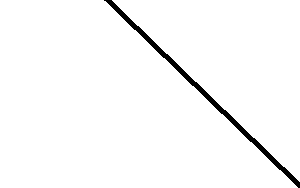
#> input picture Homework4/Lines/2.png, 300 x 188 px, found by its file name; its folder holds only this picture in this run
$ python hw_4.py
#> lines starting #> are read from the running program, lines starting #| are printed output that depends on the picture; after the words box and inside, x2 and y2 are one past the last pixel; in counts of white or black regions, pixels touching at a corner belong together
import _pickle as pickle
import numpy as np
import visdom
import matplotlib.pyplot as plt
import cv2
import os
import sys
from math import sqrt, radians, sin, cos


def non_maximum_supression(image, n, d): # n - для размера окошка, d - минимальная длина линии
    h, w = image.shape
    max_arr = np.zeros((h+n*2, w+n*2))
    max_arr[n:h+n, n:w+n] = image

    for i in range(n, h+n):
        for j in range(n, w+n):
            max_r = max(np.max(max_arr[i - n:i + 1, j - n:j]), np.max(max_arr[i - n:i, j:j + n + 1]))
            max_l = max(np.max(max_arr[i:i + n + 1, j+1:j+n+1]), np.max(max_arr[i + 1:i + n + 1, j-n:j + 1]))
            if max_r > max_arr[i, j] or max_l > max_arr[i, j]:
                max_arr[i, j] = 0
    for i in range(n, h + n):
        for j in range(n, w + n):
            if max_arr[i, j] < d:
                max_arr[i, j] = 0
    return max_arr[n:h+n,n:w+n]


train_data = os.listdir('D:/CV_HW/Lines')
for i in range(0, len(train_data)):
    img = cv2.imread('D:/CV_HW/Lines/' + train_data[i])
#> img is the input picture: shape (188, 300, 3); 97.7% white; 1 black region, box (x1, y1, x2, y2) and area: (104, 0, 300, 188) 1325
    img_orig = cv2.imread('D:/CV_HW/Lines/' + train_data[i])

    gray = cv2.cvtColor(img, cv2.COLOR_BGR2GRAY)
    height, width = gray.shape
#> height = 188; width = 300

    edges = cv2.Canny(gray, 100, 200) # бинарное изображение
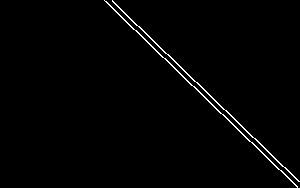
#> edges: shape (188, 300); 1.3% white in thin lines or dots, all inside (x1, y1, x2, y2) = (104, 0, 300, 188)

    diagonal = int(sqrt(height**2 + width**2))
#> diagonal = 354
    Theta = np.linspace(-(np.pi) / 2, np.pi, 1000)
    #cumalative_arr = np.zeros((diagonal, 1000))
#> (the run stopped early here; a loop or call above may not have finished)
